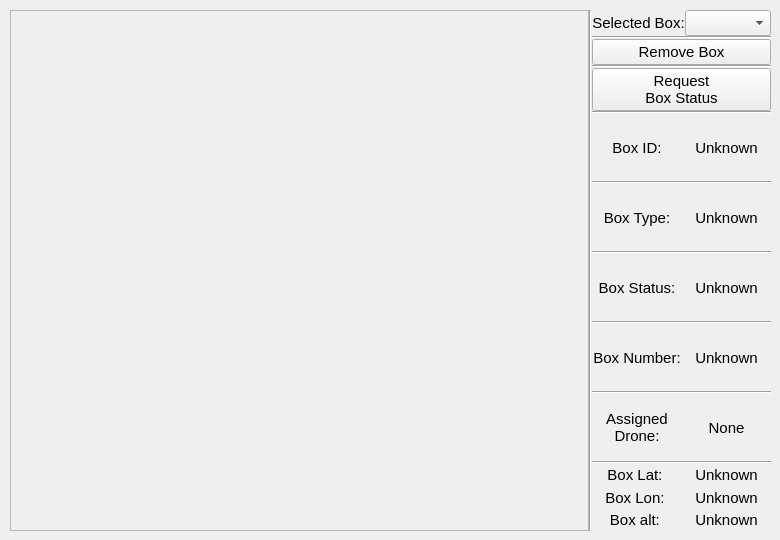
          <widget class="QWidget" name="box_tab">
           <property name="sizePolicy">
            <sizepolicy hsizetype="Expanding" vsizetype="Expanding">
             <horstretch>0</horstretch>
             <verstretch>0</verstretch>
            </sizepolicy>
           </property>
           <attribute name="icon">
            <iconset resource="../resources/resources.qrc">
             <normaloff>:/resources/icons/box.png</normaloff>:/resources/icons/box.png</iconset>
           </attribute>
           <attribute name="title">
            <string>Box</string>
           </attribute>
           <widget class="QWidget" name="verticalLayoutWidget_3">
            <property name="geometry">
             <rect>
              <x>10</x>
              <y>10</y>
              <width>761</width>
              <height>521</height>
             </rect>
            </property>
            <layout class="QVBoxLayout" name="box_main_layout" stretch="0,10">
             <property name="spacing">
              <number>0</number>
             </property>
             <property name="sizeConstraint">
              <enum>QLayout::SetNoConstraint</enum>
             </property>
             <item>
              <layout class="QHBoxLayout" name="box_cicle_layout">
               <property name="sizeConstraint">
                <enum>QLayout::SetNoConstraint</enum>
               </property>
              </layout>
             </item>
             <item>
              <layout class="QGridLayout" name="box_grid_layout" rowminimumheight="10">
               <property name="sizeConstraint">
                <enum>QLayout::SetNoConstraint</enum>
               </property>
               <item row="0" column="0">
                <layout class="QHBoxLayout" name="horizontalLayout_2" stretch="1,0,0">
                 <item>
                  <layout class="QVBoxLayout" name="Box_show_layout">
                   <item>
                    <widget class="QFrame" name="frame_box">
                     <property name="frameShape">
                      <enum>QFrame::StyledPanel</enum>
                     </property>
                     <property name="frameShadow">
                      <enum>QFrame::Raised</enum>
                     </property>
                    </widget>
                   </item>
                  </layout>
                 </item>
                 <item>
                  <widget class="Line" name="line_14">
                   <property name="orientation">
                    <enum>Qt::Vertical</enum>
                   </property>
                  </widget>
                 </item>
                 <item>
                  <layout class="QVBoxLayout" name="box_information_layout" stretch="0,0,0,0,0,0,0,0,0,0,0,0,0,0,0,0,0">
                   <property name="spacing">
                    <number>0</number>
                   </property>
                   <item>
                    <layout class="QHBoxLayout" name="horizontalLayout_11" stretch="10,0">
                     <item>
                      <widget class="QLabel" name="current_box_label">
                       <property name="font">
                        <font>
                         <pointsize>11</pointsize>
                         <weight>50</weight>
                         <bold>false</bold>
                        </font>
                       </property>
                       <property name="text">
                        <string>Selected Box:</string>
                       </property>
                       <property name="alignment">
                        <set>Qt::AlignCenter</set>
                       </property>
                      </widget>
                     </item>
                     <item>
                      <widget class="QComboBox" name="boxComboBox">
                       <property name="font">
                        <font>
                         <pointsize>11</pointsize>
                         <weight>50</weight>
                         <bold>false</bold>
                        </font>
                       </property>
                      </widget>
                     </item>
                    </layout>
                   </item>
                   <item>
                    <widget class="Line" name="line_4">
                     <property name="orientation">
                      <enum>Qt::Horizontal</enum>
                     </property>
                    </widget>
                   </item>
                   <item>
                    <layout class="QHBoxLayout" name="horizontalLayout_6">
                     <item>
                      <widget class="QPushButton" name="pushButton_7">
                       <property name="font">
                        <font>
                         <pointsize>11</pointsize>
                         <weight>50</weight>
                         <bold>false</bold>
                        </font>
                       </property>
                       <property name="text">
                        <string>Remove Box</string>
                       </property>
                       <property name="icon">
                        <iconset resource="../resources/resources.qrc">
                         <normaloff>:/resources/icons/remove_box.png</normaloff>:/resources/icons/remove_box.png</iconset>
                       </property>
                      </widget>
                     </item>
                    </layout>
                   </item>
                   <item>
                    <widget class="Line" name="line_19">
                     <property name="orientation">
                      <enum>Qt::Horizontal</enum>
                     </property>
                    </widget>
                   </item>
                   <item>
                    <widget class="QPushButton" name="requestStatusPushButtin">
                     <property name="font">
                      <font>
                       <pointsize>11</pointsize>
                       <weight>50</weight>
                       <bold>false</bold>
                      </font>
                     </property>
                     <property name="text">
                      <string>Request 
Box Status</string>
                     </property>
                     <property name="icon">
                      <iconset resource="../resources/resources.qrc">
                       <normaloff>:/resources/icons/request_status.png</normaloff>:/resources/icons/request_status.png</iconset>
                     </property>
                    </widget>
                   </item>
                   <item>
                    <widget class="Line" name="line_11">
                     <property name="orientation">
                      <enum>Qt::Horizontal</enum>
                     </property>
                    </widget>
                   </item>
                   <item>
                    <layout class="QHBoxLayout" name="horizontalLayout_5">
                     <item>
                      <widget class="QLabel" name="boxIdLabel">
                       <property name="font">
                        <font>
                         <pointsize>11</pointsize>
                         <weight>50</weight>
                         <bold>false</bold>
                        </font>
                       </property>
                       <property name="text">
                        <string>Box ID:</string>
                       </property>
                       <property name="alignment">
                        <set>Qt::AlignCenter</set>
                       </property>
                      </widget>
                     </item>
                     <item>
                      <widget class="QLabel" name="boxIdValueLabel">
                       <property name="font">
                        <font>
                         <pointsize>11</pointsize>
                         <weight>50</weight>
                         <bold>false</bold>
                        </font>
                       </property>
                       <property name="text">
                        <string>Unknown</string>
                       </property>
                       <property name="alignment">
                        <set>Qt::AlignCenter</set>
                       </property>
                      </widget>
                     </item>
                    </layout>
                   </item>
                   <item>
                    <widget class="Line" name="line_12">
                     <property name="orientation">
                      <enum>Qt::Horizontal</enum>
                     </property>
                    </widget>
                   </item>
                   <item>
                    <layout class="QHBoxLayout" name="horizontalLayout_3">
                     <item>
                      <widget class="QLabel" name="boxTypeLabel">
                       <property name="font">
                        <font>
                         <pointsize>11</pointsize>
                         <weight>50</weight>
                         <bold>false</bold>
                        </font>
                       </property>
                       <property name="text">
                        <string>Box Type:</string>
                       </property>
                       <property name="alignment">
                        <set>Qt::AlignCenter</set>
                       </property>
                      </widget>
                     </item>
                     <item>
                      <widget class="QLabel" name="boxTypeValueLabel">
                       <property name="font">
                        <font>
                         <pointsize>11</pointsize>
                         <weight>50</weight>
                         <bold>false</bold>
                        </font>
                       </property>
                       <property name="text">
                        <string>Unknown</string>
                       </property>
                       <property name="alignment">
                        <set>Qt::AlignCenter</set>
                       </property>
                      </widget>
                     </item>
                    </layout>
                   </item>
                   <item>
                    <widget class="Line" name="line_5">
                     <property name="orientation">
                      <enum>Qt::Horizontal</enum>
                     </property>
                    </widget>
                   </item>
                   <item>
                    <layout class="QHBoxLayout" name="horizontalLayout_7">
                     <item>
                      <widget class="QLabel" name="boxStatusLabel">
                       <property name="font">
                        <font>
                         <pointsize>11</pointsize>
                         <weight>50</weight>
                         <bold>false</bold>
                        </font>
                       </property>
                       <property name="text">
                        <string>Box Status:</string>
                       </property>
                       <property name="alignment">
                        <set>Qt::AlignCenter</set>
                       </property>
                      </widget>
                     </item>
                     <item>
                      <widget class="QLabel" name="boxStatusValueLabel">
                       <property name="font">
                        <font>
                         <pointsize>11</pointsize>
                         <weight>50</weight>
                         <bold>false</bold>
                        </font>
                       </property>
                       <property name="text">
                        <string>Unknown</string>
                       </property>
                       <property name="alignment">
                        <set>Qt::AlignCenter</set>
                       </property>
                      </widget>
                     </item>
                    </layout>
                   </item>
                   <item>
                    <widget class="Line" name="line_2">
                     <property name="orientation">
                      <enum>Qt::Horizontal</enum>
                     </property>
                    </widget>
                   </item>
                   <item>
                    <layout class="QHBoxLayout" name="horizontalLayout_4">
                     <item>
                      <widget class="QLabel" name="boxNumberLabel">
                       <property name="font">
                        <font>
                         <pointsize>11</pointsize>
                         <weight>50</weight>
                         <bold>false</bold>
                        </font>
                       </property>
                       <property name="text">
                        <string>Box Number:</string>
                       </property>
                       <property name="alignment">
                        <set>Qt::AlignCenter</set>
                       </property>
                      </widget>
                     </item>
                     <item>
                      <widget class="QLabel" name="boxNumberValueLabel">
                       <property name="font">
                        <font>
                         <pointsize>11</pointsize>
                         <weight>50</weight>
                         <bold>false</bold>
                        </font>
                       </property>
                       <property name="text">
                        <string>Unknown</string>
                       </property>
                       <property name="alignment">
                        <set>Qt::AlignCenter</set>
                       </property>
                      </widget>
                     </item>
                    </layout>
                   </item>
                   <item>
                    <widget class="Line" name="line_18">
                     <property name="orientation">
                      <enum>Qt::Horizontal</enum>
                     </property>
                    </widget>
                   </item>
                   <item>
                    <layout class="QHBoxLayout" name="horizontalLayout_14">
                     <item>
                      <widget class="QLabel" name="label_2">
                       <property name="font">
                        <font>
                         <pointsize>11</pointsize>
                         <weight>50</weight>
                         <bold>false</bold>
                        </font>
                       </property>
                       <property name="text">
                        <string>Assigned
Drone:</string>
                       </property>
                       <property name="alignment">
                        <set>Qt::AlignCenter</set>
                       </property>
                      </widget>
                     </item>
                     <item>
                      <widget class="QLabel" name="assignedDroneLabel">
                       <property name="font">
                        <font>
                         <pointsize>11</pointsize>
                         <weight>50</weight>
                         <bold>false</bold>
                        </font>
                       </property>
                       <property name="text">
                        <string>None</string>
                       </property>
                       <property name="alignment">
                        <set>Qt::AlignCenter</set>
                       </property>
                      </widget>
                     </item>
                    </layout>
                   </item>
                   <item>
                    <widget class="Line" name="line_24">
                     <property name="orientation">
                      <enum>Qt::Horizontal</enum>
                     </property>
                    </widget>
                   </item>
                   <item>
                    <layout class="QGridLayout" name="box_position_layout">
                     <item row="0" column="0">
                      <widget class="QLabel" name="box_latitude_label">
                       <property name="font">
                        <font>
                         <pointsize>11</pointsize>
                         <weight>50</weight>
                         <bold>false</bold>
                        </font>
                       </property>
                       <property name="text">
                        <string>Box Lat: </string>
                       </property>
                       <property name="alignment">
                        <set>Qt::AlignCenter</set>
                       </property>
                      </widget>
                     </item>
                     <item row="1" column="0">
                      <widget class="QLabel" name="box_longitude_label">
                       <property name="font">
                        <font>
                         <pointsize>11</pointsize>
                         <weight>50</weight>
                         <bold>false</bold>
                        </font>
                       </property>
                       <property name="text">
                        <string>Box Lon: </string>
                       </property>
                       <property name="alignment">
                        <set>Qt::AlignCenter</set>
                       </property>
                      </widget>
                     </item>
                     <item row="2" column="0">
                      <widget class="QLabel" name="box_altitude_label">
                       <property name="font">
                        <font>
                         <pointsize>11</pointsize>
                         <weight>50</weight>
                         <bold>false</bold>
                        </font>
                       </property>
                       <property name="text">
                        <string>Box alt: </string>
                       </property>
                       <property name="alignment">
                        <set>Qt::AlignCenter</set>
                       </property>
                      </widget>
                     </item>
                     <item row="0" column="1">
                      <widget class="QLabel" name="box_latitude_value_label">
                       <property name="font">
                        <font>
                         <pointsize>11</pointsize>
                         <weight>50</weight>
                         <bold>false</bold>
                        </font>
                       </property>
                       <property name="text">
                        <string>Unknown</string>
                       </property>
                       <property name="alignment">
                        <set>Qt::AlignCenter</set>
                       </property>
                      </widget>
                     </item>
                     <item row="1" column="1">
                      <widget class="QLabel" name="box_longitude_value_label">
                       <property name="font">
                        <font>
                         <pointsize>11</pointsize>
                         <weight>50</weight>
                         <bold>false</bold>
                        </font>
                       </property>
                       <property name="text">
                        <string>Unknown</string>
                       </property>
                       <property name="alignment">
                        <set>Qt::AlignCenter</set>
                       </property>
                      </widget>
                     </item>
                     <item row="2" column="1">
                      <widget class="QLabel" name="box_altitude_value_label">
                       <property name="font">
                        <font>
                         <pointsize>11</pointsize>
                         <weight>50</weight>
                         <bold>false</bold>
                        </font>
                       </property>
                       <property name="text">
                        <string>Unknown</string>
                       </property>
                       <property name="alignment">
                        <set>Qt::AlignCenter</set>
                       </property>
                      </widget>
                     </item>
                    </layout>
                   </item>
                  </layout>
                 </item>
                </layout>
               </item>
              </layout>
             </item>
            </layout>
           </widget>
          </widget>
